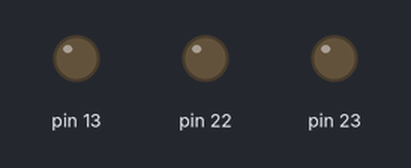
The sketch below on a simulated Arduino Uno, built with avr-gcc and run on an emulated ATmega328P. Shown: output pins drawn as LEDs (lit = HIGH).

Above: at 0.2 s.
At 1.7 s:
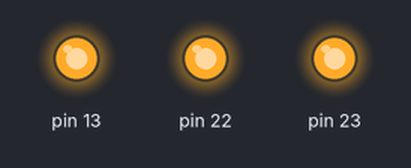
Timing chart, 0 to 3.0 s (numbered marks = the images above):
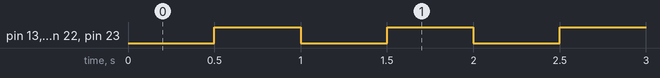

Measured:
- by itself, pin 13, pin 22, pin 23: alternates HIGH for 0.50 s and LOW for 0.50 s

The sketch:

pins-registers.ino
```cpp
/* Code written by Adrien Louvrier, 15/01/2022
 *
 * Objective : turn on and off a led using registers instead of pinMode and digitalWrite functions
 * Card used : Arduin Uno
 *
 * Electronic Circuit :
 *
 * input : none
 *
 * output :
 * - led with 330 Ohms resistor connected to pin 13
 */

#define PIN_0 B00000001
#define PIN_1 B00000010
#define PIN_2 B00000100
#define PIN_3 B00001000
#define PIN_4 B00010000
#define PIN_5 B00100000
#define PIN_6 B01000000
#define PIN_7 B10000000

#define PIN_8 B11000001
#define PIN_9 B11000010
#define PIN_10 B11000100
#define PIN_11 B11001000
#define PIN_12 B11010000
#define PIN_13 B11100000

#define INPUT_MODE 0
#define OUTPUT_MODE 1

volatile uint8_t *REGISTER_0 = &DDRC;
volatile uint8_t *REGISTER_1 = &DDRC;
volatile uint8_t *REGISTER_2 = &DDRC;
volatile uint8_t *REGISTER_3 = &DDRC;
volatile uint8_t *REGISTER_4 = &DDRC;
volatile uint8_t *REGISTER_5 = &DDRC;
volatile uint8_t *REGISTER_6 = &DDRC;
volatile uint8_t *REGISTER_7 = &DDRC;

volatile uint8_t *REGISTER_8 = &DDRB;
volatile uint8_t *REGISTER_9 = &DDRB;
volatile uint8_t *REGISTER_10 = &DDRB;
volatile uint8_t *REGISTER_11 = &DDRB;
volatile uint8_t *REGISTER_12 = &DDRB;
volatile uint8_t *REGISTER_13 = &DDRB;

volatile uint8_t *PORT_0 = &PORTC;
volatile uint8_t *PORT_1 = &PORTC;
volatile uint8_t *PORT_2 = &DDRC;
volatile uint8_t *PORT_3 = &PORTC;
volatile uint8_t *PORT_4 = &PORTC;
volatile uint8_t *PORT_5 = &PORTC;
volatile uint8_t *PORT_6 = &PORTC;
volatile uint8_t *PORT_7 = &PORTC;

volatile uint8_t *PORT_8 = &PORTB;
volatile uint8_t *PORT_9 = &PORTB;
volatile uint8_t *PORT_10 = &PORTB;
volatile uint8_t *PORT_11 = &PORTB;
volatile uint8_t *PORT_12 = &PORTB;
volatile uint8_t *PORT_13 = &PORTB;

#define ledPin PIN_13
volatile uint8_t *ledRegister = REGISTER_13;
volatile uint8_t *ledPort = PORT_13;

void setPin(volatile uint8_t *reg, int pin, int mode);
void writePin(volatile uint8_t *port, int pin, int state);


void setup() {
  setPin(ledRegister, ledPin, OUTPUT_MODE);
}

void loop() {
  writePin(ledPort, ledPin, LOW);
  delay(500);
  writePin(ledPort, ledPin, HIGH);
  delay(500);
}

void setPin(volatile uint8_t *reg, int pin, int mode) {
  if (mode == INPUT_MODE) {
    (*reg) = (*reg) & (pin ^ B11111111);
  }
  else {
    (*reg) = (*reg) | pin;
  }
}

void writePin(volatile uint8_t *port, int pin, int state) {
  if (state == LOW) {
    (*port) = (*port) & (pin ^ B11111111);
  }
  else {
    (*port) = (*port) | pin;
  }
}
```
